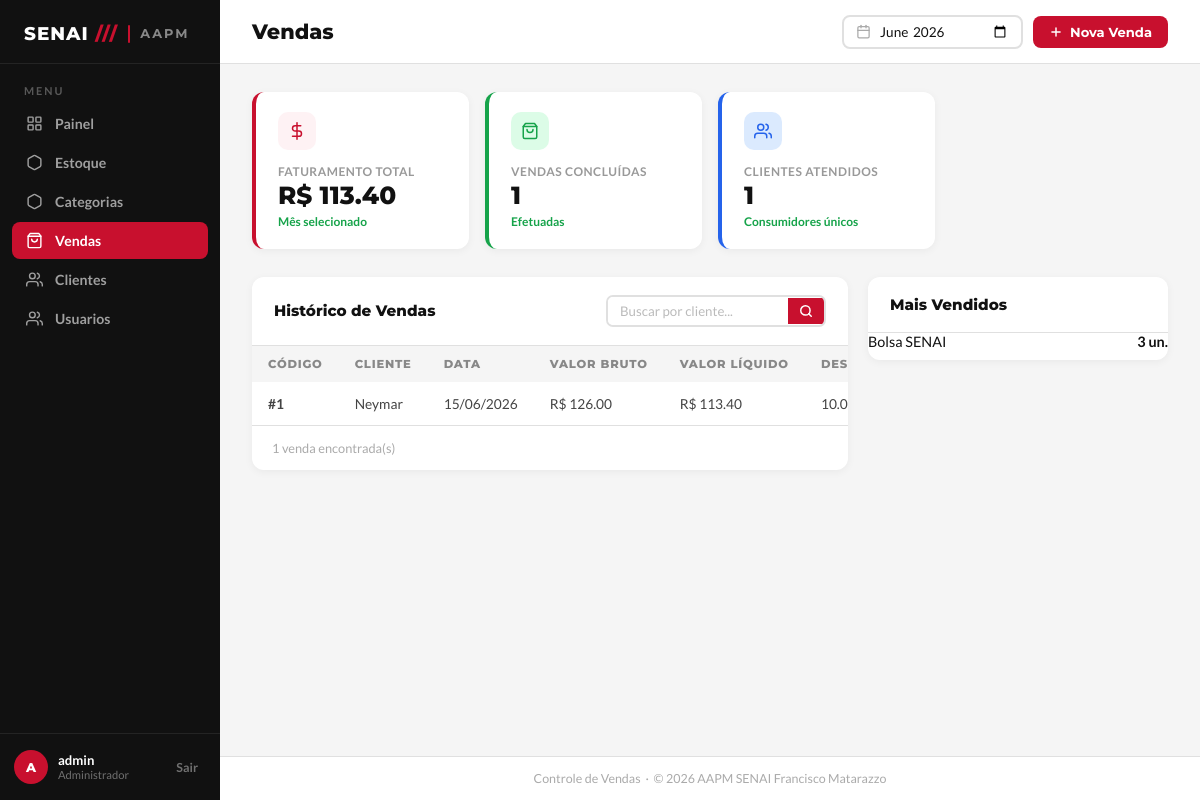
Page /pdv/ (signed in) on the earlier database version.
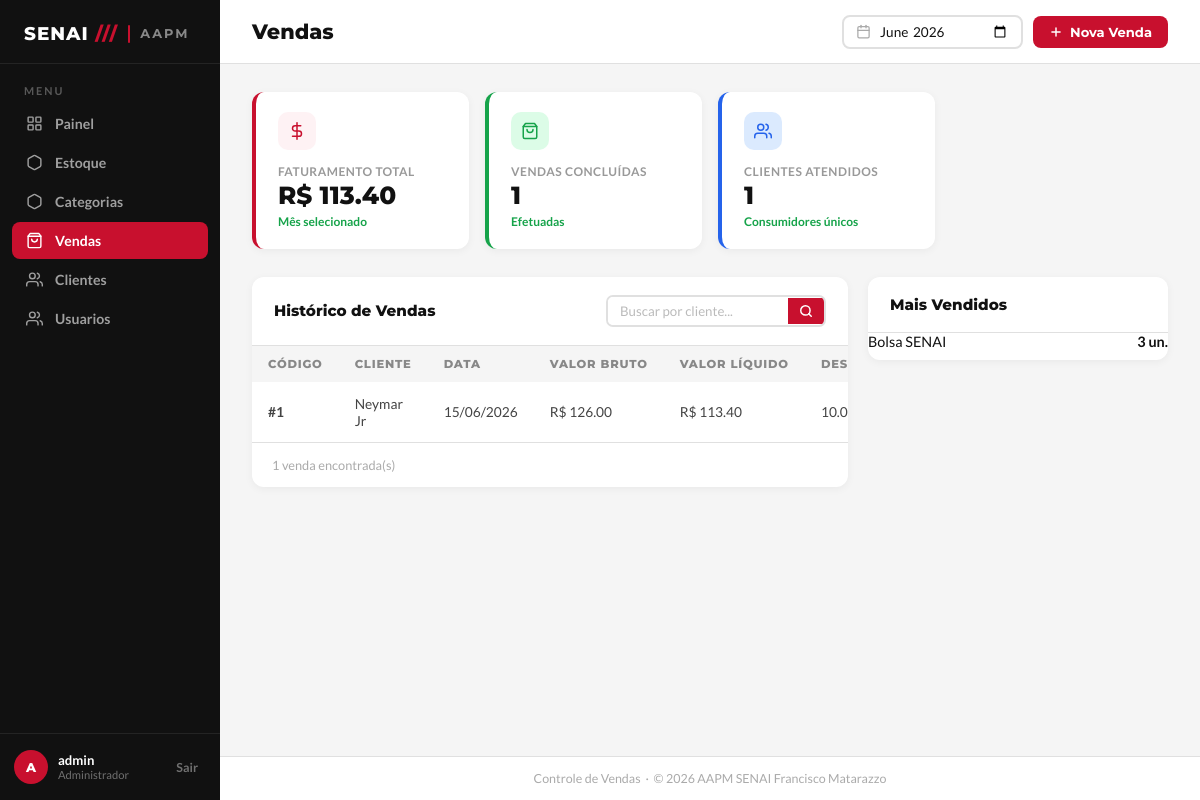
Same page on the later database version.
### app/models/venda.py (models this page shows, shortened)
class Venda(Base):
    __tablename__ = "vendas"
    id         = Column(Integer, primary_key=True, index=True)
    cliente_id = Column(
        Integer,
        ForeignKey("clientes.id", ondelete="SET NULL"),
        nullable=True
    )
    usuario_id = Column(
        Integer,
        ForeignKey("usuarios.id", ondelete="SET NULL"),
        nullable=True
    )
    desconto_percentual = Column(Float, nullable=False, default=0.0)
    total_bruto  = Column(Float, nullable=False, default=0.0)
    total_liquido = Column(Float, nullable=False, default=0.0)
    observacao = Column(String(255), nullable=True)
    criado_em = Column(DateTime, server_default=func.now())
    cliente = relationship("Cliente", back_populates="vendas")
    usuario = relationship("Usuario", backref="vendas")
    itens   = relationship(
        "ItemVenda",
        back_populates="venda",
        cascade="all, delete-orphan"  # deleta itens se a venda for deletada
    )

### app/models/cliente.py (models this page shows, shortened)
class Cliente(Base):
    __tablename__ = "clientes"
    id         = Column(Integer, primary_key=True, index=True)
    nome       = Column(String(150), nullable=False, index=True)
    matricula  = Column(String(50), nullable=True, unique=True)
    telefone   = Column(String(20), nullable=True)
    is_associado = Column(Boolean, default=False, nullable=False)
    ativo      = Column(Boolean, default=True)
    criado_em  = Column(DateTime, server_default=func.now())
    vendas = relationship("Venda", back_populates="cliente")

### app/controllers/pdv_controllers.py (the view)
@router.get("/")
def tela_pdv(
    request: Request,
    db: Session = Depends(get_db),
    usuario = Depends(get_usuario_logado)
):
    produtos  = (
        db.query(Produto)
        .filter(Produto.ativa == True, Produto.estoque_atual > 0)
        .order_by(Produto.nome)
        .all()
    )
    clientes  = (
        db.query(Cliente)
        .filter(Cliente.ativo == True)
        .order_by(Cliente.nome)
        .all()
    )
    mes_selecionado = request.query_params.get("mes") or datetime.now().strftime("%Y-%m")
    busca = (request.query_params.get("busca") or "").strip()
    try:
        inicio = datetime.strptime(f"{mes_selecionado}-01", "%Y-%m-%d")
        if inicio.month == 12:
            fim = inicio.replace(year=inicio.year + 1, month=1)
        else:
            fim = inicio.replace(month=inicio.month + 1)
    except ValueError:
        mes_selecionado = datetime.now().strftime("%Y-%m")
        inicio = datetime.strptime(f"{mes_selecionado}-01", "%Y-%m-%d")
        fim = inicio.replace(month=inicio.month + 1)
    vendas_query = (
        db.query(Venda)
        .outerjoin(Cliente)
        .filter(Venda.criado_em >= inicio, Venda.criado_em < fim)
    )
    if busca:
        vendas_query = vendas_query.filter(
            (Cliente.nome.ilike(f"%{busca}%")) |
            (cast(Venda.id, String).ilike(f"%{busca}%"))
        )
    vendas = vendas_query.order_by(Venda.criado_em.desc()).all()
    faturamento_total = sum(v.total_liquido or 0 for v in vendas)
    clientes_atendidos = len({v.cliente_id for v in vendas if v.cliente_id is not None})
    resumos = {
        "faturamento_total": faturamento_total,
        "vendas_concluidas": len(vendas),
        "clientes_atendidos": clientes_atendidos,
    }
    top_produtos = (
        db.query(
            ItemVenda.produto_nome,
            func.sum(ItemVenda.quantidade).label("total_vendido")
        )
        .join(Venda)
        .filter(Venda.criado_em >= inicio, Venda.criado_em < fim)
        .group_by(ItemVenda.produto_nome)
        .order_by(func.sum(ItemVenda.quantidade).desc())
        .limit(5)
        .all()
    )
    produtos_pdv = [
        {
            "id": produto.id,
            "nome": produto.nome,
            "preco": float(produto.preco or 0),
            "estoque": int(produto.estoque_atual or 0),
        }
        for produto in produtos
    ]
    return templates.TemplateResponse(
        request,
        "pdv/index.html",
        {
            "request":             request,
            "usuario":             usuario,
            "produtos":            produtos,
            "clientes":            clientes,
            "desconto_associado":  DESCONTO_ASSOCIADO,
            "vendas":              vendas,
            "resumos":             resumos,
            "top_produtos":        top_produtos,
            "mes_selecionado":     mes_selecionado,
            "busca":               busca,
            "produtos_pdv":        produtos_pdv,
        }
    )

### app/templates/pdv/index.html (shortened to what the changed rows need)
<!DOCTYPE html>
<html lang="pt-BR">
<head>
  <link rel="stylesheet" href="/static/css/vendas.css" />
</head>
<body>
  <div class="conteudo-principal">
    <header class="cabecalho-pagina">
      <h1>Vendas</h1>
    </header>
    <main class="area-conteudo">
      <div class="layout-inferior">
        <div class="painel">
          <table class="tabela-vendas">
            <thead>
              <tr>
                <th>Código</th>
                <th>Cliente</th>
                <th>Data</th>
                <th>Valor Bruto</th>
                <th>Valor Líquido</th>
                <th>Desconto</th>
              </tr>
            </thead>
            <tbody id="corpoTabela">
              {% for v in vendas %}
              <tr>
                <td><strong>#{{ v.id }}</strong></td>
                <td>{{ v.cliente.nome if v.cliente else "Cliente Balcão" }}</td>
                <td>{{ v.criado_em.strftime('%d/%m/%Y') if v.criado_em else '—' }}</td>
                <td>R$ {{ "%.2f"|format(v.total_bruto) }}</td>
                <td>R$ {{ "%.2f"|format(v.total_liquido) }}</td>
                <td>{{ v.desconto_percentual }}%</td>
              </tr>
              {% endfor %}
            </tbody>
          </table>
        </div>
      </div>
    </main>
  </div>
</body>
</html>

Differences in the rows shown:
changed through a linked row, Venda id 1: cliente "Neymar" → "Neymar Jr"
